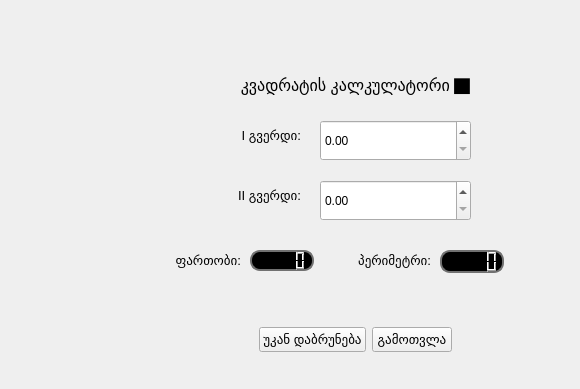
    <widget class="QWidget" name="Square_Page">
     <widget class="QLabel" name="label_13">
      <property name="geometry">
       <rect>
        <x>230</x>
        <y>120</y>
        <width>71</width>
        <height>31</height>
       </rect>
      </property>
      <property name="font">
       <font>
        <pointsize>10</pointsize>
       </font>
      </property>
      <property name="text">
       <string>I გვერდი:</string>
      </property>
      <property name="alignment">
       <set>Qt::AlignRight|Qt::AlignTrailing|Qt::AlignVCenter</set>
      </property>
     </widget>
     <widget class="QDoubleSpinBox" name="Second_side_Of_Square">
      <property name="geometry">
       <rect>
        <x>320</x>
        <y>180</y>
        <width>151</width>
        <height>41</height>
       </rect>
      </property>
      <property name="singleStep">
       <double>0.010000000000000</double>
      </property>
     </widget>
     <widget class="QDoubleSpinBox" name="Firts_side_Of_Square">
      <property name="geometry">
       <rect>
        <x>320</x>
        <y>120</y>
        <width>151</width>
        <height>41</height>
       </rect>
      </property>
      <property name="singleStep">
       <double>0.010000000000000</double>
      </property>
     </widget>
     <widget class="QLCDNumber" name="Square_Area">
      <property name="geometry">
       <rect>
        <x>250</x>
        <y>250</y>
        <width>64</width>
        <height>21</height>
       </rect>
      </property>
      <property name="styleSheet">
       <string notr="true">QLCDNumber{
  background-color: rgb(0, 0, 0);
  border: 2px solid rgb(113, 113, 113);
  border-width: 2px;
  border-radius: 10px;
  color: rgb(255, 255, 255);
}</string>
      </property>
     </widget>
     <widget class="QLabel" name="label_14">
      <property name="geometry">
       <rect>
        <x>320</x>
        <y>250</y>
        <width>111</width>
        <height>21</height>
       </rect>
      </property>
      <property name="font">
       <font>
        <pointsize>10</pointsize>
       </font>
      </property>
      <property name="text">
       <string>პერიმეტრი:</string>
      </property>
      <property name="alignment">
       <set>Qt::AlignRight|Qt::AlignTrailing|Qt::AlignVCenter</set>
      </property>
     </widget>
     <widget class="QLabel" name="label_15">
      <property name="geometry">
       <rect>
        <x>230</x>
        <y>180</y>
        <width>71</width>
        <height>31</height>
       </rect>
      </property>
      <property name="font">
       <font>
        <pointsize>10</pointsize>
       </font>
      </property>
      <property name="text">
       <string>II გვერდი:</string>
      </property>
      <property name="alignment">
       <set>Qt::AlignRight|Qt::AlignTrailing|Qt::AlignVCenter</set>
      </property>
     </widget>
     <widget class="QLCDNumber" name="Square_Perimeter">
      <property name="geometry">
       <rect>
        <x>440</x>
        <y>250</y>
        <width>64</width>
        <height>23</height>
       </rect>
      </property>
      <property name="styleSheet">
       <string notr="true">QLCDNumber{
  background-color: rgb(0, 0, 0);
  border: 2px solid rgb(113, 113, 113);
  border-width: 2px;
  border-radius: 10px;
  color: rgb(255, 255, 255);
}</string>
      </property>
     </widget>
     <widget class="QLabel" name="label_16">
      <property name="geometry">
       <rect>
        <x>140</x>
        <y>250</y>
        <width>101</width>
        <height>21</height>
       </rect>
      </property>
      <property name="font">
       <font>
        <pointsize>10</pointsize>
       </font>
      </property>
      <property name="text">
       <string>ფართობი:</string>
      </property>
      <property name="alignment">
       <set>Qt::AlignRight|Qt::AlignTrailing|Qt::AlignVCenter</set>
      </property>
     </widget>
     <widget class="QLabel" name="label_2">
      <property name="geometry">
       <rect>
        <x>230</x>
        <y>60</y>
        <width>251</width>
        <height>51</height>
       </rect>
      </property>
      <property name="font">
       <font>
        <pointsize>12</pointsize>
       </font>
      </property>
      <property name="text">
       <string>კვადრატის კალკულატორი ⬛</string>
      </property>
      <property name="alignment">
       <set>Qt::AlignCenter</set>
      </property>
      <property name="wordWrap">
       <bool>true</bool>
      </property>
     </widget>
     <widget class="QWidget" name="gridLayoutWidget_4">
      <property name="geometry">
       <rect>
        <x>140</x>
        <y>300</y>
        <width>431</width>
        <height>80</height>
       </rect>
      </property>
      <layout class="QGridLayout" name="gridLayout_4">
       <item row="0" column="1">
        <widget class="QPushButton" name="pushButton_Return_Back_from_Square_Page_to_Main">
         <property name="font">
          <font>
           <pointsize>10</pointsize>
          </font>
         </property>
         <property name="text">
          <string>უკან დაბრუნება</string>
         </property>
        </widget>
       </item>
       <item row="0" column="0">
        <spacer name="horizontalSpacer_5">
         <property name="orientation">
          <enum>Qt::Horizontal</enum>
         </property>
         <property name="sizeHint" stdset="0">
          <size>
           <width>40</width>
           <height>20</height>
          </size>
         </property>
        </spacer>
       </item>
       <item row="0" column="2">
        <widget class="QPushButton" name="pushButton_Calculate_For_Square">
         <property name="font">
          <font>
           <pointsize>10</pointsize>
          </font>
         </property>
         <property name="text">
          <string>გამოთვლა</string>
         </property>
        </widget>
       </item>
       <item row="0" column="3">
        <spacer name="horizontalSpacer_6">
         <property name="orientation">
          <enum>Qt::Horizontal</enum>
         </property>
         <property name="sizeHint" stdset="0">
          <size>
           <width>40</width>
           <height>20</height>
          </size>
         </property>
        </spacer>
       </item>
      </layout>
     </widget>
    </widget>
